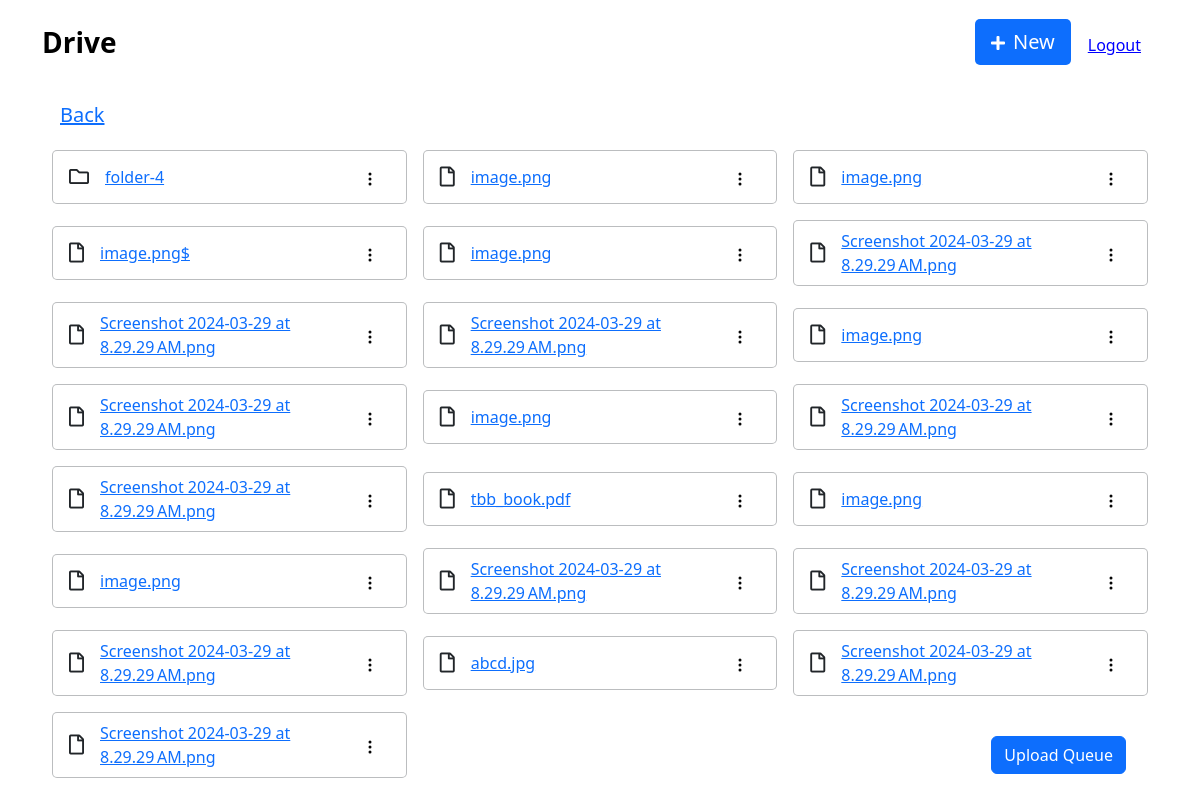
The page /drive/folders/ (signed in) on the database as committed earlier.
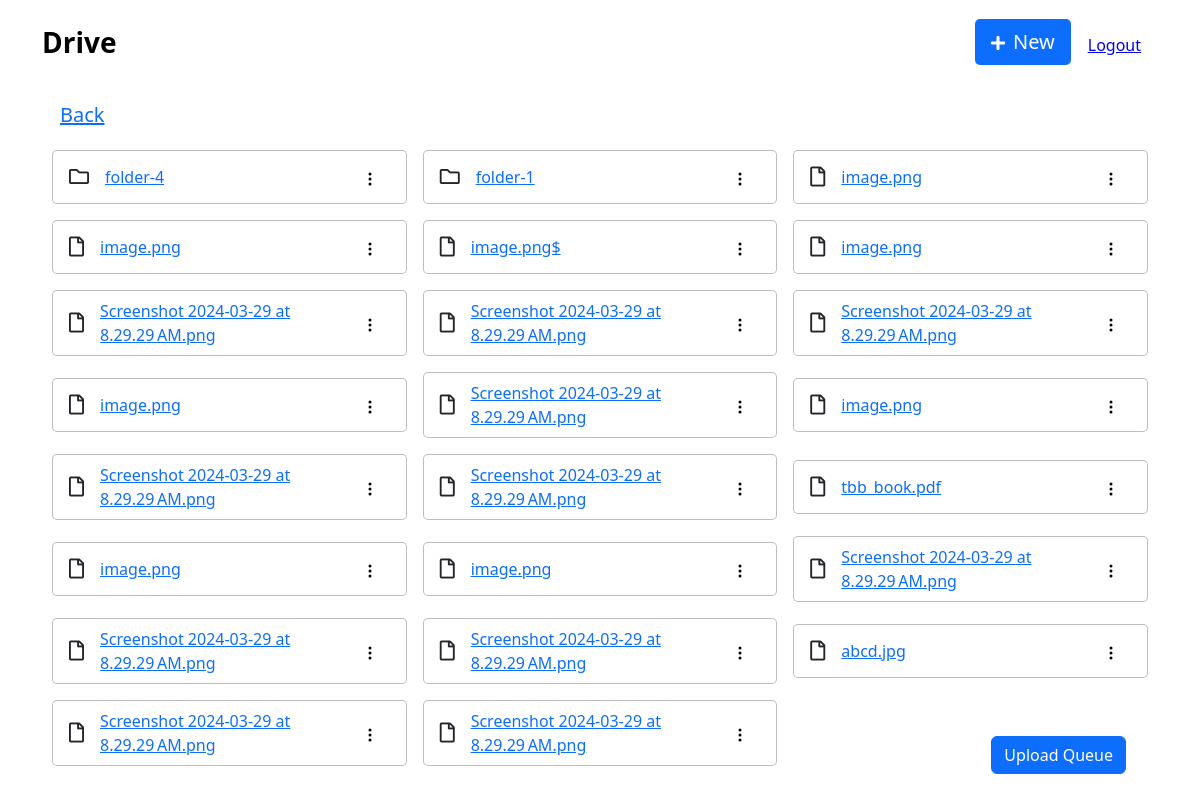
The same page on the database as committed later.
### drive/models.py (models this page shows)
class Folder(models.Model):
    name = models.CharField(max_length=100)
    created_at = models.DateTimeField(auto_now_add=True)
    parent_folder = models.ForeignKey('self', on_delete=models.CASCADE, null=True, blank=True)
    is_empty = models.BooleanField(default=True)
    user = models.ForeignKey(User, on_delete=models.CASCADE, null=True, blank=True)

class File(models.Model):
    name = models.CharField(max_length=100)
    created_at = models.DateTimeField(auto_now_add=True)
    object_key = models.CharField(max_length=300)
    folder = models.ForeignKey(Folder, on_delete=models.CASCADE, null=True, blank=True)
    user = models.ForeignKey(User, on_delete=models.CASCADE, null=True, blank=True)

### drive/views.py (the view, shortened to what this page needs)
# urls.py: path('folders/', FolderListView.as_view()),
class FolderListView(LoginRequiredMixin, View):
    template_name = "main.html"
    def get(self, request, *args, **kwargs):
        context = {}
        folder_id = self.kwargs.get('folder_id', None)
        if folder_id:
            folder = Folder.objects.get(id=folder_id, user=request.user)
            context['parent_folder_id'] = folder.parent_folder and folder.parent_folder.id
        context['folder_id'] = folder_id
        context['folders'] = Folder.objects.filter(parent_folder=folder_id, user=request.user)
        context['files'] =  File.objects.filter(folder=folder_id, user=request.user)
        request.session['current_folder_id'] = folder_id
        return render(request, 'main.html', context)

### drive/templates/main.html (shortened to what this page needs)
{% extends 'partials/base.html' %}
{% block content %}
<main style="font-size: 20px;">
    <nav class="navbar navbar-expand-md bg-body py-3">
        <div class="container"><a class="navbar-brand d-flex align-items-center" href="#"><span class="fs-3 fw-bold">Drive</span></a>
            <div class="collapse navbar-collapse" id="navcol-2">
                <ul class="navbar-nav ms-auto">
                    <li class="nav-item dropdown"><a class="nav-link" aria-expanded="false" data-bs-toggle="dropdown" href="#" style="background: rgb(13,110,253);color: rgb(255,255,255);border-radius: 5px;padding: 8px 16px;"><i class="fas fa-plus fs-6 me-2 align-self-end"></i>New</a>
                    </li>
                </ul>
            </div>
            <form method="post" action="{% url 'users:logout' %}">
                <button class="btn ps-3 pb-0 pe-3 ms-0" style="font-size: 16px; color:blue; text-decoration:underline;">Logout</button>
            </form>
        </div>
    </nav>
<div class="container-fliud"  style="padding: 0px 32px;">
    <div class="row gx-2 gy-2" id="file-items" style="padding: 8px 16px;">
        <div style="padding: 8px 16px;">
            {% if parent_folder_id %}
            <a href="/drive/folders/{{ parent_folder_id }}"> Back </a>
            {% else %}
            <a href="/drive/"> Back </a>
            {% endif %}
        </div>
        {% for item in folders %}
            {% include './partials/folder_item.html' with item=item rename_modal_id="#modal-4" delete_modal_id="#modal-5" %}
        {% endfor %}
        {% for item in files %}
            {% include './partials/file_item.html' with item=item rename_modal_id="#modal-2" delete_modal_id="#modal-3" %}
        {% endfor %}
    </div>
</div>
<div  class="position-fixed me-5" style="background: var(--bs-body-bg);right: 10px;bottom: 10px;padding: 8px 16px;text-align: left;">
    <a id="dropdown-btn" class="btn btn-primary mb-2" data-bs-toggle="collapse" aria-expanded="false" aria-controls="collapse-1" href="#" role="button" style="width: 100%;">Upload Queue</a>
</div>
</main>
{% endblock %}

### drive/templates/partials/file_item.html (shortened to what this page needs)
{% extends './item_card.html' %}
{% block data_attr %}
    data-file-id="{{ item.id}}" data-file-name="{{ item.name}}"
{% endblock%}
{% block card_content %}
    <i class="far fa-file" style="font-size: 20px;"></i>
    <a class="file-item-link pe-auto" href="#"> {{ item.name}} </a>
{% endblock %}

### drive/templates/partials/three_dot_icon.html
<svg xmlns="http://www.w3.org/2000/svg" width="1em" height="1em" fill="currentColor" viewBox="0 0 16 16" class="bi bi-three-dots-vertical">
    <path d="M9.5 13a1.5 1.5 0 1 1-3 0 1.5 1.5 0 0 1 3 0m0-5a1.5 1.5 0 1 1-3 0 1.5 1.5 0 0 1 3 0m0-5a1.5 1.5 0 1 1-3 0 1.5 1.5 0 0 1 3 0"></path>
</svg>

### drive/templates/partials/folder_item.html (shortened to what this page needs)
{% extends './item_card.html'%}
{% block data_attr %}
    data-folder-id="{{ item.id}}" data-folder-name="{{ item.name}}" data-folder-is-emtpy={% if item.is_empty %}1{% else %}0{% endif %}
{% endblock%}
{% block card_content %}
    <i class="far fa-folder" style="font-size: 20px;"></i>
    <a data-cy="folder-click" class="pe-auto" href="/drive/folders/{{ item.id }}"> {{ item.name}} </a>
{% endblock %}

Rows that differ between the two databases and show on the page:
added Folder: name "folder-1"
